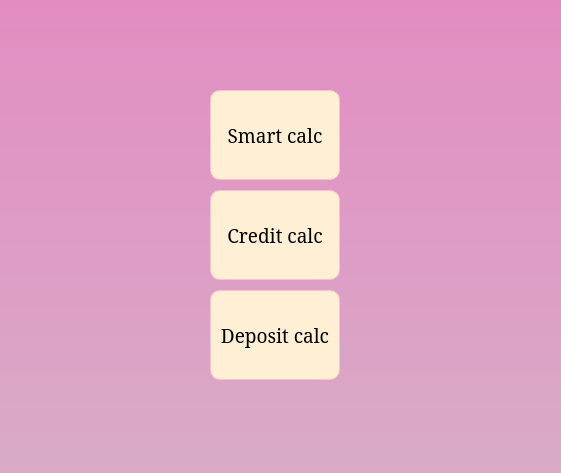
<?xml version="1.0" encoding="UTF-8"?>
<ui version="4.0">
 <class>MainWindow</class>
 <widget class="QMainWindow" name="MainWindow">
  <property name="geometry">
   <rect>
    <x>0</x>
    <y>0</y>
    <width>561</width>
    <height>473</height>
   </rect>
  </property>
  <property name="windowTitle">
   <string>MainWindow</string>
  </property>
  <property name="styleSheet">
   <string notr="true"/>
  </property>
  <widget class="QWidget" name="centralwidget">
   <property name="styleSheet">
    <string notr="true">QWidget {
    background: qlineargradient(spread:pad, x1:0, y1:0, x2:0, y2:1, stop:0 rgba(226, 141, 194, 255), stop:1 rgba(217, 171, 199, 255));
}</string>
   </property>
   <widget class="QPushButton" name="pushButton">
    <property name="geometry">
     <rect>
      <x>210</x>
      <y>90</y>
      <width>130</width>
      <height>90</height>
     </rect>
    </property>
    <property name="font">
     <font>
      <family>Serif</family>
      <pointsize>14</pointsize>
     </font>
    </property>
    <property name="styleSheet">
     <string notr="true">QPushButton{
   border: 1px solid pink;
   border-radius: 10px;
   background-color: rgb(255, 239, 213);
   qproperty-alignment: 'AlignVCenter | AlignRight';
}
</string>
    </property>
    <property name="text">
     <string>Smart calc</string>
    </property>
   </widget>
   <widget class="QPushButton" name="pushButton_2">
    <property name="geometry">
     <rect>
      <x>210</x>
      <y>190</y>
      <width>130</width>
      <height>90</height>
     </rect>
    </property>
    <property name="font">
     <font>
      <family>Serif</family>
      <pointsize>14</pointsize>
     </font>
    </property>
    <property name="styleSheet">
     <string notr="true">QPushButton{
   border: 1px solid pink;
   border-radius: 10px;
   background-color: rgb(255, 239, 213);
   qproperty-alignment: 'AlignVCenter | AlignRight';
}
</string>
    </property>
    <property name="text">
     <string>Credit calc</string>
    </property>
   </widget>
   <widget class="QPushButton" name="pushButton_3">
    <property name="geometry">
     <rect>
      <x>210</x>
      <y>290</y>
      <width>130</width>
      <height>90</height>
     </rect>
    </property>
    <property name="font">
     <font>
      <family>Serif</family>
      <pointsize>14</pointsize>
     </font>
    </property>
    <property name="styleSheet">
     <string notr="true">QPushButton{
   border: 1px solid pink;
   border-radius: 10px;
   background-color: rgb(255, 239, 213);
   qproperty-alignment: 'AlignVCenter | AlignRight';
}
</string>
    </property>
    <property name="text">
     <string>Deposit calc</string>
    </property>
   </widget>
  </widget>
 </widget>
 <resources/>
 <connections/>
</ui>
